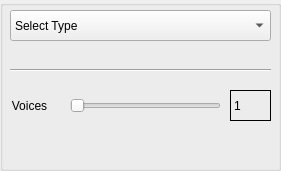
      <widget class="QGroupBox" name="groupBox">
       <property name="geometry">
        <rect>
         <x>250</x>
         <y>290</y>
         <width>281</width>
         <height>171</height>
        </rect>
       </property>
       <property name="title">
        <string/>
       </property>
       <widget class="QComboBox" name="comboBox_dl_type">
        <property name="geometry">
         <rect>
          <x>10</x>
          <y>10</y>
          <width>261</width>
          <height>31</height>
         </rect>
        </property>
        <property name="toolTip">
         <string>&lt;html&gt;&lt;head/&gt;&lt;body&gt;&lt;p&gt;Select the Type of Delay Line Effect.&lt;/p&gt;&lt;/body&gt;&lt;/html&gt;</string>
        </property>
        <property name="currentIndex">
         <number>0</number>
        </property>
        <item>
         <property name="text">
          <string>Select Type</string>
         </property>
        </item>
        <item>
         <property name="text">
          <string>Vibrato</string>
         </property>
        </item>
        <item>
         <property name="text">
          <string>Flanging</string>
         </property>
        </item>
        <item>
         <property name="text">
          <string>Chorus</string>
         </property>
        </item>
       </widget>
       <widget class="QLabel" name="label_20">
        <property name="geometry">
         <rect>
          <x>9</x>
          <y>90</y>
          <width>41</width>
          <height>31</height>
         </rect>
        </property>
        <property name="text">
         <string>Voices</string>
        </property>
        <property name="alignment">
         <set>Qt::AlignCenter</set>
        </property>
       </widget>
       <widget class="Line" name="line_8">
        <property name="geometry">
         <rect>
          <x>10</x>
          <y>60</y>
          <width>261</width>
          <height>20</height>
         </rect>
        </property>
        <property name="orientation">
         <enum>Qt::Horizontal</enum>
        </property>
       </widget>
       <widget class="QSlider" name="horizontalSlider_dl_voices">
        <property name="enabled">
         <bool>false</bool>
        </property>
        <property name="geometry">
         <rect>
          <x>70</x>
          <y>90</y>
          <width>151</width>
          <height>31</height>
         </rect>
        </property>
        <property name="toolTip">
         <string>&lt;html&gt;&lt;head/&gt;&lt;body&gt;&lt;p&gt;Number of Voices of the Chorus.&lt;/p&gt;&lt;/body&gt;&lt;/html&gt;</string>
        </property>
        <property name="minimum">
         <number>1</number>
        </property>
        <property name="maximum">
         <number>3</number>
        </property>
        <property name="orientation">
         <enum>Qt::Horizontal</enum>
        </property>
       </widget>
       <widget class="QLabel" name="label_dl_voices">
        <property name="geometry">
         <rect>
          <x>230</x>
          <y>90</y>
          <width>41</width>
          <height>31</height>
         </rect>
        </property>
        <property name="toolTip">
         <string>&lt;html&gt;&lt;head/&gt;&lt;body&gt;&lt;p&gt;Number of Voices of the Chorus.&lt;/p&gt;&lt;/body&gt;&lt;/html&gt;</string>
        </property>
        <property name="frameShape">
         <enum>QFrame::Box</enum>
        </property>
        <property name="frameShadow">
         <enum>QFrame::Plain</enum>
        </property>
        <property name="text">
         <string>1</string>
        </property>
       </widget>
      </widget>
